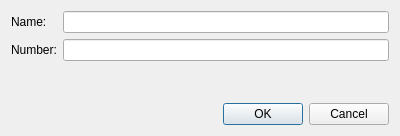
<?xml version="1.0" encoding="UTF-8"?>
<ui version="4.0">
 <class>EditDialog</class>
 <widget class="QDialog" name="EditDialog">
  <property name="geometry">
   <rect>
    <x>0</x>
    <y>0</y>
    <width>400</width>
    <height>136</height>
   </rect>
  </property>
  <property name="windowTitle">
   <string>Dialog</string>
  </property>
  <layout class="QGridLayout" name="gridLayout_2">
   <item row="0" column="0">
    <layout class="QGridLayout" name="gridLayout">
     <item row="0" column="0">
      <widget class="QLabel" name="label">
       <property name="text">
        <string>Name:</string>
       </property>
      </widget>
     </item>
     <item row="0" column="1">
      <widget class="QLineEdit" name="nameEdit"/>
     </item>
     <item row="1" column="0">
      <widget class="QLabel" name="label_2">
       <property name="text">
        <string>Number:</string>
       </property>
      </widget>
     </item>
     <item row="1" column="1">
      <widget class="QLineEdit" name="numberEdit"/>
     </item>
    </layout>
   </item>
   <item row="1" column="0">
    <spacer name="verticalSpacer">
     <property name="orientation">
      <enum>Qt::Vertical</enum>
     </property>
     <property name="sizeHint" stdset="0">
      <size>
       <width>20</width>
       <height>23</height>
      </size>
     </property>
    </spacer>
   </item>
   <item row="2" column="0">
    <widget class="QDialogButtonBox" name="buttonBox">
     <property name="orientation">
      <enum>Qt::Horizontal</enum>
     </property>
     <property name="standardButtons">
      <set>QDialogButtonBox::Cancel|QDialogButtonBox::Ok</set>
     </property>
    </widget>
   </item>
  </layout>
 </widget>
 <resources/>
 <connections>
  <connection>
   <sender>buttonBox</sender>
   <signal>accepted()</signal>
   <receiver>EditDialog</receiver>
   <slot>accept()</slot>
   <hints>
    <hint type="sourcelabel">
     <x>248</x>
     <y>254</y>
    </hint>
    <hint type="destinationlabel">
     <x>157</x>
     <y>274</y>
    </hint>
   </hints>
  </connection>
  <connection>
   <sender>buttonBox</sender>
   <signal>rejected()</signal>
   <receiver>EditDialog</receiver>
   <slot>reject()</slot>
   <hints>
    <hint type="sourcelabel">
     <x>316</x>
     <y>260</y>
    </hint>
    <hint type="destinationlabel">
     <x>286</x>
     <y>274</y>
    </hint>
   </hints>
  </connection>
 </connections>
</ui>
